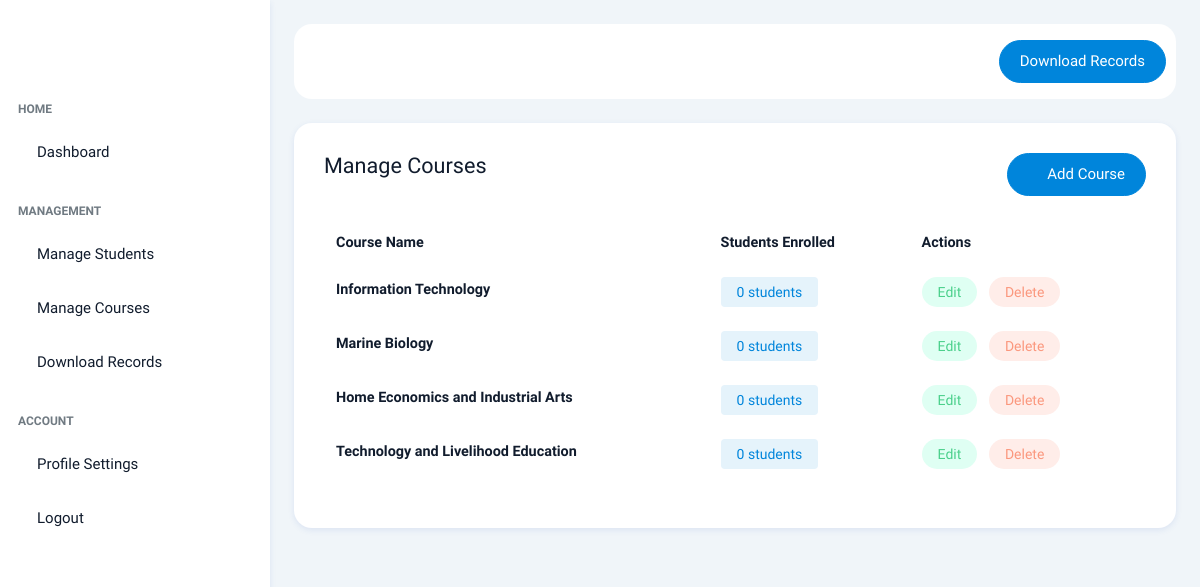
The app's page /api/admin/manage_courses (signed in) with its own data.
### models/course.py (models this page shows)
class Course(db.Model):
    __tablename__ = 'courses'
    id = db.Column(db.Integer, primary_key=True)
    course_name = db.Column(db.String(100), nullable=False, unique=True)
    managed_by_user_id = db.Column(db.Integer, db.ForeignKey('user.id'), nullable=True)
    students = db.relationship('Student', back_populates='course')
    managed_by = db.relationship('User', foreign_keys=[managed_by_user_id], back_populates='managed_courses')
    def to_dict(self):
        return {
            'id': self.id,
            'course_name': self.course_name,
            'managed_by': {
                'id': self.managed_by.id,
                'username': self.managed_by.username
            } if self.managed_by else None
        }

### routes/admin_routes.py (the view, shortened to what this page needs)
@admin_bp.route('/admin/manage_courses', methods=['GET', 'POST'])
@admin_required
def manage_courses():
    if 'admin' not in session:
        return jsonify({'success': False, 'message': 'Unauthorized access'}), 401
    try:
        courses = Course.query.all()
        courses_data = []
        for course in courses:
            student_count = Student.query.filter_by(course_id=course.id).count()
            course_dict = course.to_dict()
            course_dict['student_count'] = student_count
            courses_data.append(course_dict)
        current_app.logger.debug(f"Returning {len(courses_data)} courses")
        return render_template('admin_new/ae_manage_courses.html', courses=courses_data)
    except Exception as e:
        current_app.logger.error(f"Error loading courses: {str(e)}")
        flash(f"Error loading courses: {str(e)}", 'danger')
        return render_template('admin_new/ae_manage_courses.html', courses=[])

### routes/admin_routes.py (called while the page is built)
def admin_required(f):
    @wraps(f)
    def decorated_function(*args, **kwargs):
        if 'admin' not in session:
            flash('Unauthorized access!')
            return redirect(url_for('admin_login'))
        return f(*args, **kwargs)
    return decorated_function

### templates/admin_new/ae_manage_courses.html (shortened to what this page needs)
{% extends "admin_new/ae_base.html" %}
{% block admin_home %}
<div class="card">
    <div class="card-body">
        <div class="row mb-4">
            <div class="col-lg-6 col-md-6 col-sm-12">
                <h4 class="mb-0">Manage Courses</h4>
            </div>
            <div class="col-lg-6 col-md-6 col-sm-12 text-end">
                <button class="btn btn-primary" data-bs-toggle="modal" data-bs-target="#addCourseModal">
                    <i class="ti ti-plus me-2"></i>Add Course
                </button>
            </div>
        </div>
        <div class="table-responsive" data-simplebar>
            <table class="table table-borderless align-middle text-nowrap" id="coursesTable">
                <thead>
                    <tr>
                        <th scope="col">Course Name</th>
                        <th scope="col">Students Enrolled</th>
                        <th scope="col">Actions</th>
                    </tr>
                </thead>
                <tbody>
                    {% for course in courses %}
                    <tr>
                        <td>
                            <h6 class="mb-1 fw-bolder">{{ course.course_name }}</h6>
                        </td>
                        <td>
                            <span class="badge bg-light-primary text-primary px-3 py-2 fs-3">
                                {{ course.student_count }} students
                            </span>
                        </td>
                        <td>
                            <button
                                class="badge bg-light-success rounded-pill text-success px-3 py-2 fs-3 border-0 me-2"
                                onclick="editCourse('{{ course.id }}')">Edit</button>
                            <button class="badge bg-light-danger rounded-pill text-danger px-3 py-2 fs-3 border-0"
                                onclick="deleteCourse('{{ course.id }}', '{{ course.course_name }}')">Delete</button>
                        </td>
                    </tr>
                    {% endfor %}
                </tbody>
            </table>
        </div>
    </div>
</div>
{% endblock %}

### records on screen
Course: course_name "Information Technology", student_count "0"
Course: course_name "Marine Biology", student_count "0"
Course: course_name "Home Economics and Industrial Arts", student_count "0"
Course: course_name "Technology and Livelihood Education", student_count "0"
